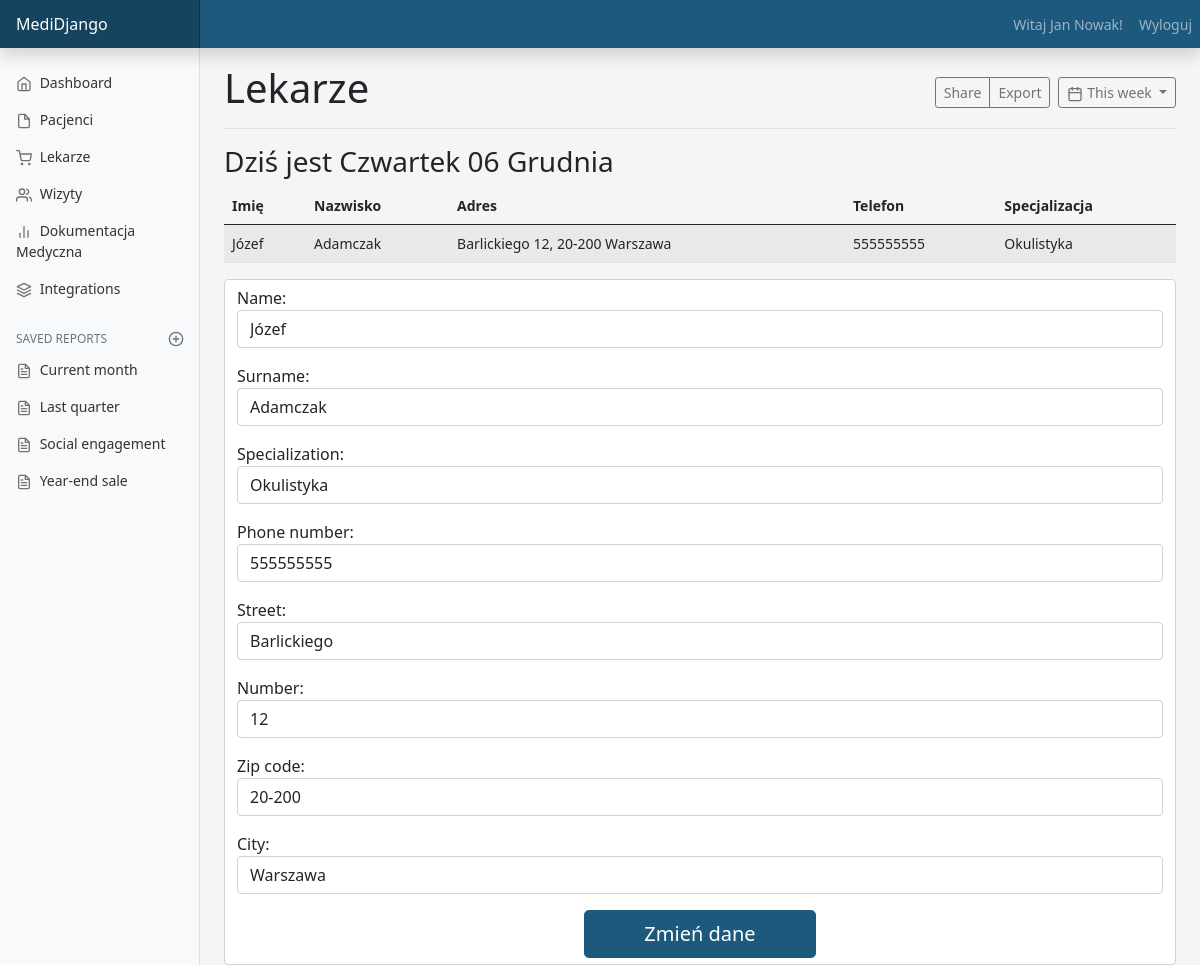
/doctors/edit/1/ (signed in), run on the app's committed database.
### main/models.py (models this page shows, shortened)
class Patient(models.Model):
    user = models.OneToOneField(User, null=False, on_delete=models.CASCADE)
    name = models.CharField(max_length=20, default="")
    surname = models.CharField(max_length=30, default="")
    address = models.OneToOneField(Address, null=True, on_delete=models.CASCADE)
    date_of_birth = models.DateField(default='2000-01-01')
    phone_number = models.CharField(default="", null=False, max_length=9)

class Doctor(models.Model):
    user = models.OneToOneField(User, null=False, on_delete=models.CASCADE)
    address = models.OneToOneField(Address, null=False, on_delete=models.CASCADE, default="")
    name = models.CharField(max_length=20, null=False, default="")
    surname = models.CharField(max_length=20, null=False, default="")
    phone_number = models.CharField(default="", null=False, max_length=9)
    specialization = models.CharField(max_length=50, null=False, default="")

class Address(models.Model):
    street = models.CharField(max_length=20)
    number = models.CharField(max_length=4)
    zip_code = models.CharField(max_length=6)
    city = models.CharField(max_length=20)

### main/views.py (the view, shortened to what this page needs)
# urls.py: path('doctors/edit/<int:doctor_id>/', views.edit_doctor, name="edit_doctor"),
@login_required(login_url="login")
def edit_doctor(request, doctor_id):
    doctor = Doctor.objects.get(id=doctor_id)
    address_id = doctor.address.id
    address = Address.objects.get(id=address_id)
    doctor_form = DoctorDataForm(instance=doctor)
    address_form = AddressDataForm(instance=address)
    context = {'doctor_id': doctor_id, 'doctor': doctor, 'doctor_form': doctor_form, 'address_form': address_form}
    return render(request, 'main/edit_doctor.html', context=context)

### users/forms.py
class DoctorDataForm(forms.ModelForm):
    class Meta:
        model = Doctor
        fields = ['name', 'surname', 'specialization', 'phone_number']
    def __init__(self, *args, **kwargs):
        super().__init__(*args, **kwargs)
        for field in self.fields.values():
            field.widget.attrs['class'] = 'form-control'

class AddressDataForm(forms.ModelForm):
    class Meta:
        model = Address
        fields = ['street', 'number', 'zip_code', 'city']
    def __init__(self, *args, **kwargs):
        super().__init__(*args, **kwargs)
        for field in self.fields.values():
            field.widget.attrs['class'] = 'form-control'
        '''
    name = forms.CharField(max_length=20, widget=forms.TextInput(attrs={'class': 'form-control'}))
    surname = forms.CharField(max_length=20, widget=forms.TextInput(attrs={'class': 'form-control'}))
    date_of_birth = forms.DateField(widget=forms.TextInput(attrs={'type': 'date', 'class': 'form-control'}))
    phone_number = forms.CharField(widget=forms.TextInput(attrs={'class': 'form-control'}))
    street = forms.CharField(max_length=20, widget=forms.TextInput(attrs={'class': 'form-control'}))
    number = forms.CharField(max_length=5, widget=forms.TextInput(attrs={'class': 'form-control'}))
    zip_code = forms.CharField(max_length=6, widget=forms.TextInput(attrs={'class': 'form-control'}))
    city = forms.CharField(max_length=20, widget=forms.TextInput(attrs={'class': 'form-control'}))
        '''

### main/templates/main/edit_doctor.html (shortened to what this page needs)
{% extends "main/doctors.html" %}
{% block content_main %}
    <div class="table-responsive">
        <table class="table table-striped">
            <thead>
                <tr>
                  <th scope="col">Imię</th>
                  <th scope="col">Nazwisko</th>
                  <th scope="col">Adres</th>
                  <th scope="col">Telefon</th>
                  <th scope="col">Specjalizacja</th>
                </tr>
            </thead>
            <tbody>
                <tr>
                    <td>{{ doctor.name }}</td>
                    <td>{{ doctor.surname }}</td>
                    <td>{{ doctor.address.street }} {{ doctor.address.number }}, {{ doctor.address.zip_code }} {{ doctor.address.city }}</td>
                    <td>{{ doctor.phone_number }}</td>
                    <td>{{ doctor.specialization }}</td>
                </tr>
            </tbody>
        </table>
      </div>
      <form method="POST" name=" PatientDataForm">
        <div class="form-control">
                  {{ doctor_form.as_p }}
                  {{ address_form.as_p }}
            <div class="d-flex justify-content-center">
                <button class="w-25 btn btn-lg btn-primary" type="submit">Zmień dane</button>
            </div>
        </div>
      </form>
{% endblock %}

### main/templates/main/dashboard.html (shortened to what this page needs)
{% load static %}
<!doctype html>
<html lang="en">
  <head>
<link href="{% static 'assets/dist/css/bootstrap.min.css' %}" rel="stylesheet">
    <link href="{% static 'css/dashboard.css' %}" rel="stylesheet">
    <link href="{% static 'css/custom.css' %}" rel="stylesheet">
  </head>
  <body>
<header class="navbar navbar-color navbar-dark sticky-top flex-md-nowrap p-0 shadow">
  <a class="navbar-brand col-md-3 col-lg-2 me-0 px-3" href="#">MediDjango</a>
  <nav class="navbar-expand-lg">
      <div class="collapse navbar-collapse" id="navbarNav">
          <ul class="navbar-nav">
              {% if user.is_authenticated %}
              <li class="nav-item"><span class="nav-link">Witaj {{ user.patient.name }} {{ user.patient.surname }}!</span></li>
              {% else %}
                  Użytkownik niezalogowany.
              {% endif %}
              <li class="nav-item"><a class="nav-link" href="{% url 'user_logout' %}">Wyloguj</a></li>
          </ul>
      </div>
  </nav>
</header>
<div class="container-fluid">
  <div class="row">
    <nav id="sidebarMenu" class="col-md-3 col-lg-2 d-md-block bg-light sidebar collapse">
      <div class="position-sticky pt-3">
        <ul class="nav flex-column">
          <li class="nav-item">
            <a class="nav-link {% if active_app == 'dashboard' %}active{% endif %}" aria-current="page" href="{% url 'dashboard' %}">
              <span data-feather="home"></span>
              Dashboard
            </a>
          </li>
          <li class="nav-item">
            <a class="nav-link {% if active_app == 'patients' %}active{% endif %}" href="{% url 'patients' %}">
              <span data-feather="file"></span>
              Pacjenci
            </a>
          </li>
          <li class="nav-item">
            <a class="nav-link {% if active_app == 'doctors' %}active{% endif %}" href="{% url 'doctors' %}">
              <span data-feather="shopping-cart"></span>
              Lekarze
            </a>
          </li>
          <li class="nav-item">
            <a class="nav-link" href="#">
              <span data-feather="users"></span>
              Wizyty
            </a>
          </li>
          <li class="nav-item">
            <a class="nav-link" href="#">
              <span data-feather="bar-chart-2"></span>
              Dokumentacja Medyczna
            </a>
          </li>
          <li class="nav-item">
            <a class="nav-link" href="#">
              <span data-feather="layers"></span>
              Integrations
            </a>
          </li>
        </ul>
        <h6 class="sidebar-heading d-flex justify-content-between align-items-center px-3 mt-4 mb-1 text-muted">
          <span>Saved reports</span>
          <a class="link-secondary" href="#" aria-label="Add a new report">
            <span data-feather="plus-circle"></span>
          </a>
        </h6>
        <ul class="nav flex-column mb-2">
          <li class="nav-item">
            <a class="nav-link" href="#">
              <span data-feather="file-text"></span>
              Current month
            </a>
          </li>
          <li class="nav-item">
            <a class="nav-link" href="#">
              <span data-feather="file-text"></span>
              Last quarter
            </a>
          </li>
          <li class="nav-item">
            <a class="nav-link" href="#">
              <span data-feather="file-text"></span>
              Social engagement
            </a>
          </li>
          <li class="nav-item">
            <a class="nav-link" href="#">
              <span data-feather="file-text"></span>
              Year-end sale
            </a>
          </li>
        </ul>
      </div>
    </nav>
    <main class="col-md-9 ms-sm-auto col-lg-10 px-md-4">
      <div class="d-flex justify-content-between flex-wrap flex-md-nowrap align-items-center pt-3 pb-2 mb-3 border-bottom">
        <h1>{% block content_title %}Dashboard{% endblock %}</h1>
        <div class="btn-toolbar mb-2 mb-md-0">
          <div class="btn-group me-2">
            <button type="button" class="btn btn-sm btn-outline-secondary">Share</button>
            <button type="button" class="btn btn-sm btn-outline-secondary">Export</button>
          </div>
          <button type="button" class="btn btn-sm btn-outline-secondary dropdown-toggle">
            <span data-feather="calendar"></span>
            This week
          </button>
        </div>
      </div>
      <h3>Dziś jest Czwartek 06 Grudnia</h3>
      <div>
          {% block content_main %}{% endblock %}
      </div>
    </main>
  </div>
</div>
  </body>
</html>

### static/css/dashboard.css (style rules this page uses)
body { font-size: .875rem; background-color: #f5f5f5; }
.feather { width: 16px; height: 16px; vertical-align: text-bottom; }
.sidebar { position: fixed; top: 0; bottom: 0; left: 0; z-index: 100; padding: 48px 0 0; box-shadow: inset -1px 0 0 rgba(0, 0, 0, .1); }
.sidebar .nav-link { font-weight: 500; color: #333; }
.sidebar .nav-link .feather { margin-right: 4px; color: #727272; }
.sidebar-heading { font-size: .75rem; text-transform: uppercase; }
.navbar-color { background-color: #1D597D; }
.navbar-brand { padding-top: .75rem; padding-bottom: .75rem; font-size: 1rem; background-color: rgba(0, 0, 0, .25); box-shadow: inset -1px 0 0 rgba(0, 0, 0, .25); }

### static/css/custom.css (style rules this page uses)
.btn-primary { background-color: #1D597D!important; border-color: #1D597D!important; }

### data on the page
Doctor: name "Józef", surname "Adamczak", address.street "Barlickiego", address.number "12", address.zip_code "20-200", address.city "Warszawa", phone_number "555555555", specialization "Okulistyka"
Address: street "Barlickiego", number "12", zip_code "20-200", city "Warszawa"

### other printed values
{{ user.patient.name }} "Jan"
{{ user.patient.surname }} "Nowak"
